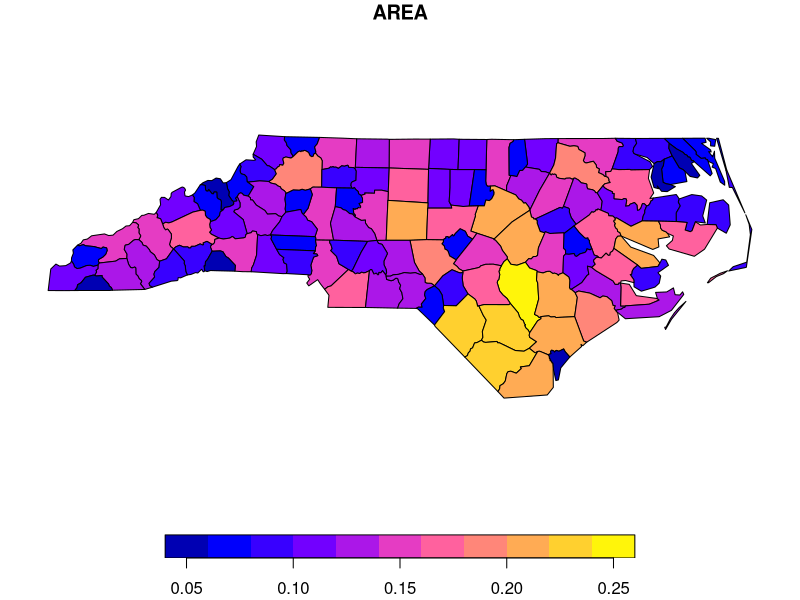

The R script that drew this image:
## ---- chunk 1
#| label: setup
#| message: false
library(sf)
nc = read_sf(system.file("shape/nc.shp", package="sf"))
## ---- chunk 2
nc
## ---- chunk 3
#| label: plot
#| echo: false
plot(nc['AREA'])
